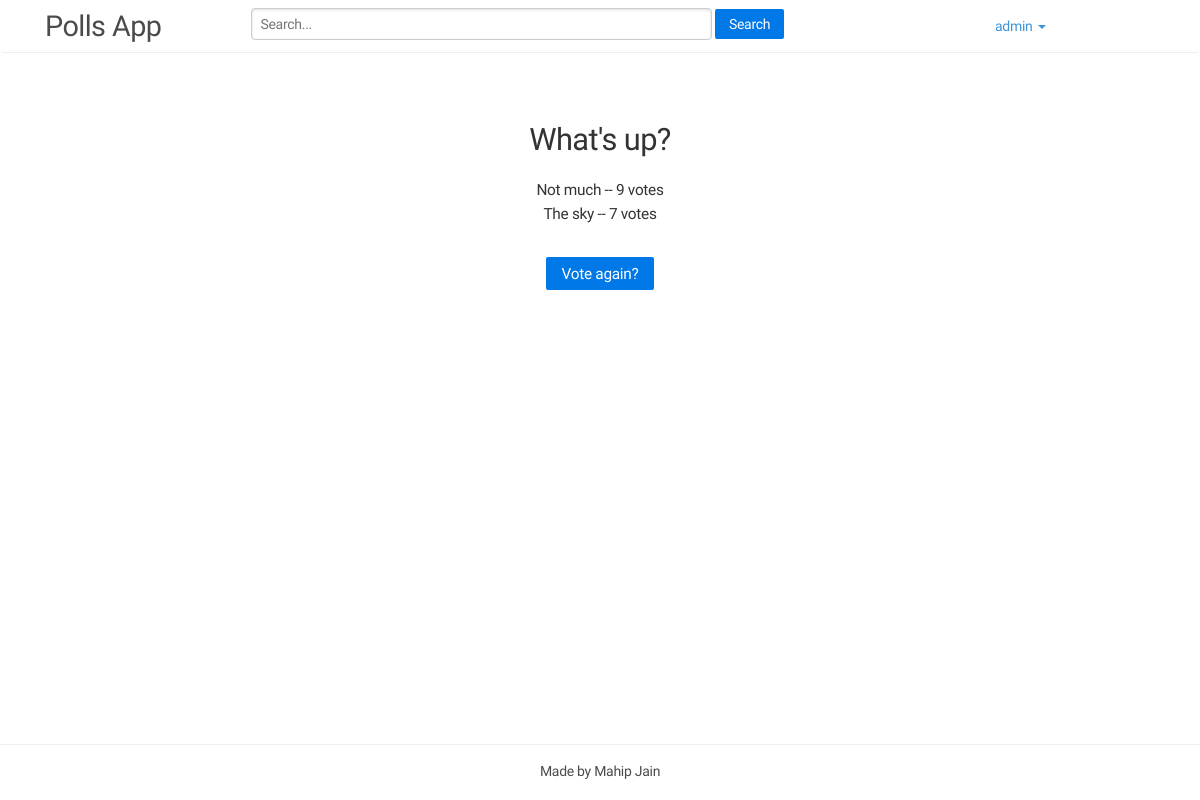
The page /polls/1/results/ (signed in) on the database as committed earlier.
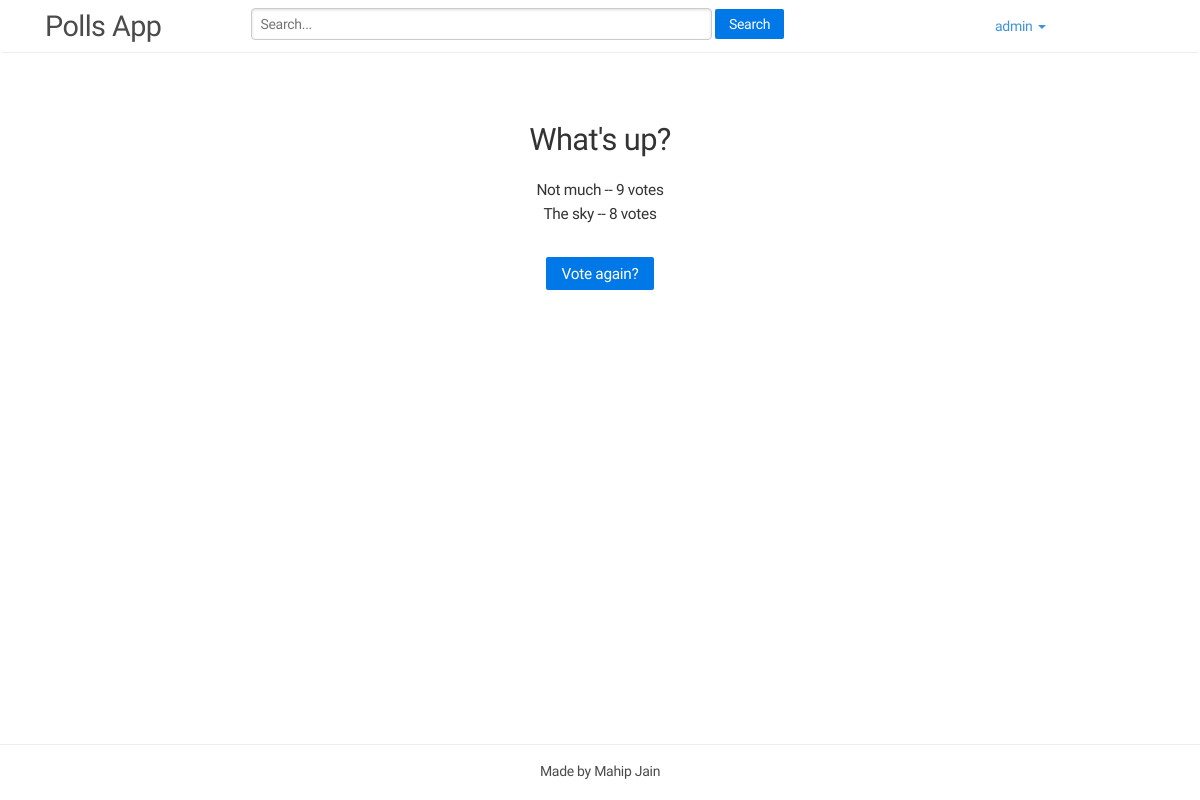
The same page on the database as committed later.
### polls/models.py (models this page shows, shortened)
class Choice(models.Model):
	question = models.ForeignKey(Question)
	choice_text = models.CharField(max_length=200)
	votes = models.IntegerField(default=0)

### polls/views.py (the view)
# urls.py: url(r'^(?P<pk>\d+)/results/$', views.ResultsView.as_view(), name='results'),
@method_decorator(login_required, name='dispatch')
class ResultsView(generic.DetailView):
	model = Question
	template_name = 'polls/results.html'

### polls/templates/polls/results.html (shortened to what this page needs)
<!DOCTYPE html>
{% load staticfiles %}
<html lang="en">
	<head>
		<link rel="stylesheet" type="text/css" href="{% static 'polls/bootstrap/css/bootstrap.min.css' %}" />
		<link rel="stylesheet" type="text/css" href="{% static 'polls/style/animate.css' %}" />
		<link rel="stylesheet" type="text/css" href="{% static 'polls/style/owl.css' %}" />
		<link rel="stylesheet" type="text/css" href="{% static 'polls/style/normalize.css' %}" />
		<link rel="stylesheet" type="text/css" href="{% static 'polls/pure/pure/pure-min.css' %}" />
		<link rel="stylesheet" type="text/css" href="{% static 'polls/style/custom.css' %}" />
	</head>
<body>
<div class ="page-wrap">
	<nav class="navbar header">
  <div class="container">
    <div class="navbar-header col-md-2">
      <a class="navbar-brand" href="/polls/"><p class="head-text">Polls App</p></a>
    </div>
	<div class="col-md-8">
	<form class="navbar navbar-nav pure-form col-md-12" style="display: inline">
    <fieldset class="col-md-12 search">
        <input class="pure-input-2-3"type="text" placeholder="Search...">
        <button type="submit" class="pure-button pure-button-primary">Search</button>
    </fieldset>
	</form></div>
    <ul class="nav navbar-nav col-md-2 ">
      <li class="dropdown">
        <a class="dropdown-toggle" data-toggle="dropdown" href="#">{{ user.username }}
        <span class="caret"></span></a>
  </div>
</nav>
<main class="container center">
<h1>{{ question.question_text }}</h1>
<ul>
{% for choice in question.choice_set.all %}
	<li>{{ choice.choice_text }} -- {{choice.votes }} vote{{ choice.votes|pluralize}}</li>
{% endfor %}
</ul>
<a class="pure-button pure-button-primary top-padding black" href="{% url 'polls:detail' question.id %}"> Vote again?</a>
</main>
</div>
<footer class="site-footer text-muted">
  <p class="container footer-text">Made by Mahip Jain<p>
</footer>
</body>
</html>

Rows that differ between the two databases and show on the page:
changed Choice "The sky": votes "7" → "8"
